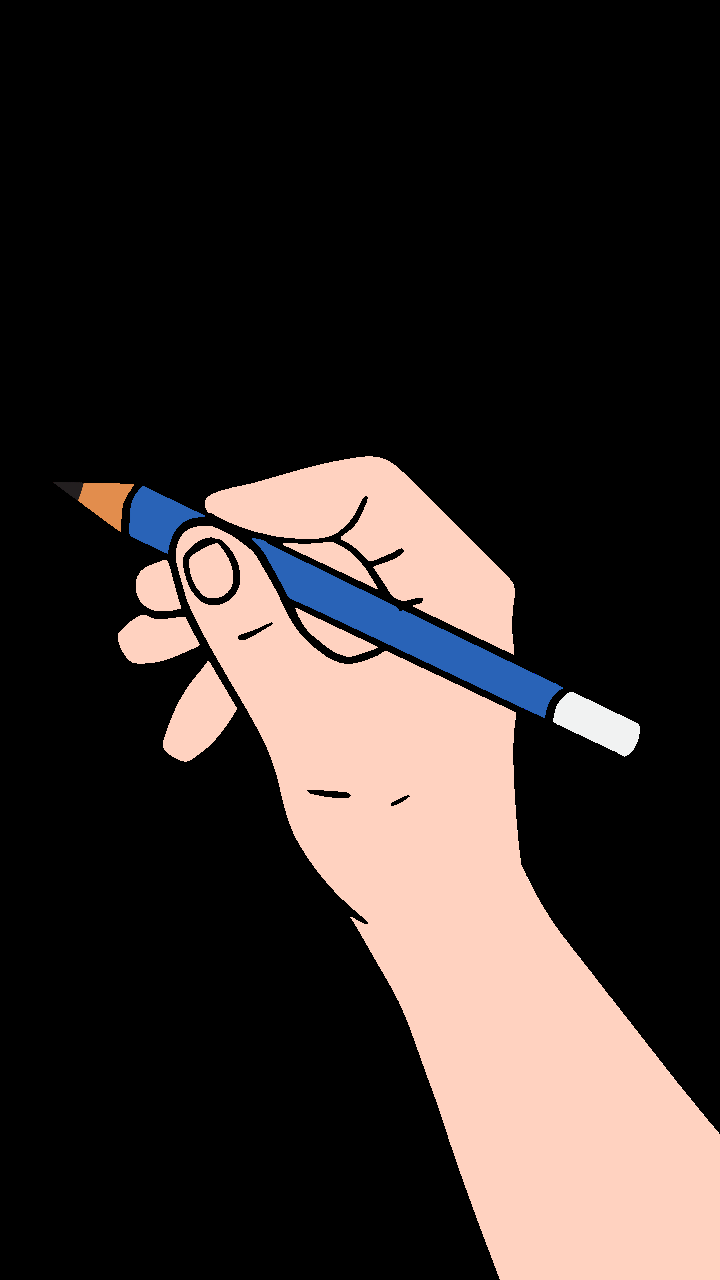
#> input picture backend/assets/hands/1.png, 720 x 1280 px
$ python frame_generator.py
#> lines starting #> are read from the running program, lines starting #| are printed output that depends on the picture
### backend/app/core/element_by_element.py
"""
Element-by-Element Drawing Logic

This module handles intelligent detection and drawing of isolated elements/objects
in an image. Elements are organized into rows or columns based on their START position.

ELEMENT DIRECTION OPTIONS:
- default: Divide screen into 2 halves (top and bottom).
           Draw order: Top-half elements (left-to-right), then Bottom-half elements (left-to-right)

- row_wise: Divide screen into 5 rows. Elements assigned to rows by their TOP edge.
            Draw order: Row 1 (left-to-right), Row 2 (left-to-right), ... Row 5 (left-to-right)

- column_wise: Divide screen into 5 columns. Elements assigned to columns by their LEFT edge.
               Draw order: Col 1 (top-to-bottom), Col 2 (top-to-bottom), ... Col 5 (top-to-bottom)

If an element spans multiple rows/columns (e.g., covers rows 2,3,4), it is assigned
to the row/column where it STARTS (top edge for rows, left edge for columns).
The entire element is drawn completely before moving to the next element.
"""
import cv2
import numpy as np
from typing import List, Tuple, Dict
from dataclasses import dataclass


@dataclass
class DetectedElement:
    """Represents a detected element/object in the image."""
    mask: np.ndarray
    bbox: Tuple[int, int, int, int]  # (x, y, width, height)
    area: int
    centroid: Tuple[float, float]

    @property
    def x(self) -> int:
        return self.bbox[0]

    @property
    def y(self) -> int:
        return self.bbox[1]

    @property
    def width(self) -> int:
        return self.bbox[2]

    @property
    def height(self) -> int:
        return self.bbox[3]

    # [9 lines left out: functions top, left, not called in this run]

    @property
    def center_x(self) -> float:
        return self.bbox[0] + self.bbox[2] / 2

    @property
    def center_y(self) -> float:
        return self.bbox[1] + self.bbox[3] / 2


class ElementByElementDrawer:
    """
    Handles element-by-element drawing with row-wise or column-wise organization.
    """

    NUM_DIVISIONS = 5  # Number of rows or columns

    def __init__(self, fps: int = 30):
        self.fps = fps

    # [422 lines left out: functions detect_elements, organize_by_rows, organize_by_columns, organize_by_halves, get_ordered_elements, create_element_fill_path and 3 more, not called in this run]


# Module-level instance
element_drawer = ElementByElementDrawer()

### backend/app/core/frame_generator.py
"""
Advanced Whiteboard Animation Frame Generator

DRAWING DIRECTIONS:
- left_to_right: Vertical lines sweeping from LEFT edge to RIGHT edge
- right_to_left: Vertical lines sweeping from RIGHT edge to LEFT edge
- top_to_bottom: Horizontal lines sweeping from TOP edge to BOTTOM edge
- bottom_to_top: Horizontal lines sweeping from BOTTOM edge to TOP edge
- center_out: Spiral from center expanding outward
- element_by_element: Detect isolated objects, draw each one completely,
                      organized by row_wise (5 rows) or column_wise (5 columns)
"""
import cv2
import numpy as np
from pathlib import Path
from typing import List, Tuple, Dict
from app.core.config import settings
from app.core.element_by_element import element_drawer


class FrameGenerator:
    """Advanced whiteboard animation generator."""

    # Hand configurations: (filename, tip_x, tip_y, scale)
    HAND_CONFIGS: Dict[str, Tuple[str, int, int, float]] = {
        "hand_1": ("1.png", 66, 478, 0.3),
        "hand_2": ("2.png", 133, 720, 0.25),
        "hand_3": ("3.png", 80, 25, 0.3),
        "hand_4": ("4.png", 42, 235, 0.35),
    }

    def __init__(self):
        self.fps = settings.default_fps
        self.hands_dir = Path(__file__).parent.parent.parent / "assets" / "hands"
        self.hand_cache: Dict[str, Tuple[np.ndarray, int, int]] = {}
        self._preload_hands()

    def _preload_hands(self):
        """Load all hand images."""
        for style, (filename, tip_x, tip_y, scale) in self.HAND_CONFIGS.items():
            hand_path = self.hands_dir / filename
            if hand_path.exists():
                hand = cv2.imread(str(hand_path), cv2.IMREAD_UNCHANGED)
#> hand is the input picture: shape (1280, 720, 4); mean B, G, R, A 43.5, 46, 54.6, 57.2
                if hand is not None:
                    if len(hand.shape) == 2:
                        hand = cv2.cvtColor(hand, cv2.COLOR_GRAY2BGRA)
                    elif hand.shape[2] == 3:
                        alpha = np.ones((hand.shape[0], hand.shape[1], 1), dtype=np.uint8) * 255
                        hand = np.concatenate([hand, alpha], axis=2)

                    new_w = int(hand.shape[1] * scale)
#> new_w = 216
                    new_h = int(hand.shape[0] * scale)
#> new_h = 384
                    hand = cv2.resize(hand, (new_w, new_h), interpolation=cv2.INTER_AREA)
#> hand: shape (384, 216, 4)

                    self.hand_cache[style] = (hand, int(tip_x * scale), int(tip_y * scale))

        self.hand_cache["generated"] = self._create_generated_hand()

    def _create_generated_hand(self) -> Tuple[np.ndarray, int, int]:
        """Fallback programmatic hand."""
        size = 200
#> size = 200
        tip_x, tip_y = 25, 175
        hand = np.zeros((size, size, 4), dtype=np.uint8)

        pencil_end = (size - 40, 30)
#> pencil_end = (160, 30)
        cv2.line(hand, (tip_x, tip_y), pencil_end, (80, 210, 255, 255), 14)
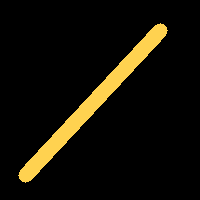
#> hand: shape (200, 200, 4); mean of channels 0, 1, 2, 3 6.3, 16.5, 20, 20; drawn as B, G, R

        tip_pts = np.array([[tip_x - 6, tip_y - 20], [tip_x + 6, tip_y - 20], [tip_x, tip_y]], np.int32)
        cv2.fillPoly(hand, [tip_pts], (50, 50, 50, 255))

        ferrule = (int(tip_x + (pencil_end[0] - tip_x) * 0.8), int(tip_y + (pencil_end[1] - tip_y) * 0.8))
#> ferrule = (133, 59)
        cv2.ellipse(hand, ferrule, (9, 5), -55, 0, 360, (180, 180, 180, 255), -1)
        cv2.ellipse(hand, pencil_end, (10, 7), -55, 0, 360, (180, 160, 220, 255), -1)

        grip = (int(tip_x + (pencil_end[0] - tip_x) * 0.45), int(tip_y + (pencil_end[1] - tip_y) * 0.45))
#> grip = (85, 109)
        skin = (170, 190, 225, 245)
        cv2.ellipse(hand, grip, (48, 36), -55, 0, 360, skin, -1)
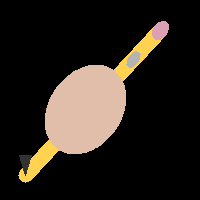
#> hand: shape (200, 200, 4); mean of channels 0, 1, 2, 3 28.1, 34.9, 41.6, 45.6; drawn as B, G, R

        return (hand, tip_x, tip_y)

    def _get_hand(self, style: str) -> Tuple[np.ndarray, int, int]:
        return self.hand_cache.get(style, self.hand_cache.get("generated", self._create_generated_hand()))

    # [299 lines left out: functions _get_hand_shake, generate_frames, _create_outline_image, _draw_with_direction, _draw_sweep, _create_sweep_path and 2 more, not called in this run]


# Singleton
frame_generator = FrameGenerator()
